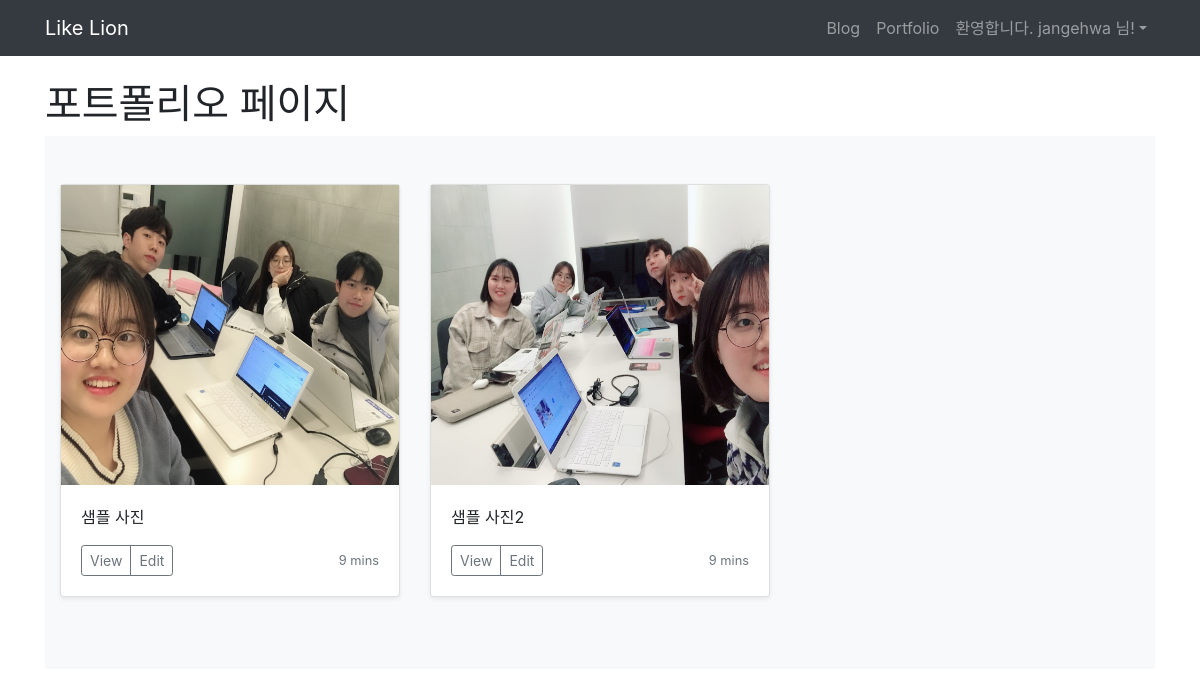
The page /portfolio/ (signed in) on the database its author committed.
### portfolio/models.py (models this page shows, shortened)
class Portfolio(models.Model):
    title = models.CharField(max_length = 255)
    image = models.ImageField(upload_to='images/')
    description = models.CharField(max_length=500)

### portfolio/views.py (the view)
# urls.py: path('portfolio/', portfolio.views.portfolio, name='portfolio'),
def portfolio(request):
    portfolios = Portfolio.objects
    return render(request, 'portfolio/portfolio.html', {'portfolios':portfolios})

### portfolio/templates/portfolio/portfolio.html
{% extends 'base.html' %}
{% block content %}
{% load staticfiles %}
<h1>포트폴리오 페이지</h1>
<main role="main">
    <div class="album py-5 bg-light">
      <div class="container">
        <div class="row">
        {% for portfolio in portfolios.all %}
          <div class="col-md-4">
            <div class="card mb-4 shadow-sm">
              <img src="{{ portfolio.image.url }}" height=300>
              <div class="card-body">
                <p class="card-text">{{portfolio.description}}</p>
                <div class="d-flex justify-content-between align-items-center">
                  <div class="btn-group">
                    <button type="button" class="btn btn-sm btn-outline-secondary">View</button>
                    <button type="button" class="btn btn-sm btn-outline-secondary">Edit</button>
                  </div>
                  <small class="text-muted">9 mins</small>
                </div>
              </div>
            </div>
          </div>
        {% endfor %}
        </div>
      </div>
    </div>
  </main>
{% endblock %}

### blog/templates/base.html (shortened to what this page needs)
<head>
    <link rel="stylesheet" href="https://stackpath.bootstrapcdn.com/bootstrap/4.3.0/css/bootstrap.min.css">
</head>
<body>
    <nav class="navbar navbar-expand-lg navbar-dark bg-dark">
        <div class="container">
                    <a class="navbar-brand" href="{% url 'home' %}">Like Lion</a>
                    <div class="collapse navbar-collapse" id="navbarNavAltMarkup">
                        <ul class="navbar-nav ml-auto">
                            <li class="nav-item">
                                <a class="nav-item nav-link" href="{% url 'home' %}">Blog</span></a>
                            </li>
                            <li class="nav-item">
                                <a class="nav-item nav-link" href="{% url 'portfolio' %}">Portfolio</a>
                            </li>
                            {% if user.is_authenticated %}
                            <li class="nav-item dropdown">
                                <a class="nav-link dropdown-toggle" id="navbarDropdown" role="button" data-toggle="dropdown"
                                    aria-haspopup="true" aria-expanded="false">환영합니다. {{ user.username }} 님!</a>
                            </li>
                            {% endif %}
                        </ul>
                    </div>
                </div>
            </nav>
<br>
    <div class="container">
    {% block content %}
    {% endblock %}
    </div>
</body>

### rows shown on the page
Portfolio: image (picture), description "샘플 사진"
Portfolio: image (picture), description "샘플 사진2"

### other values the page prints
{{ user.username }} "jangehwa"
